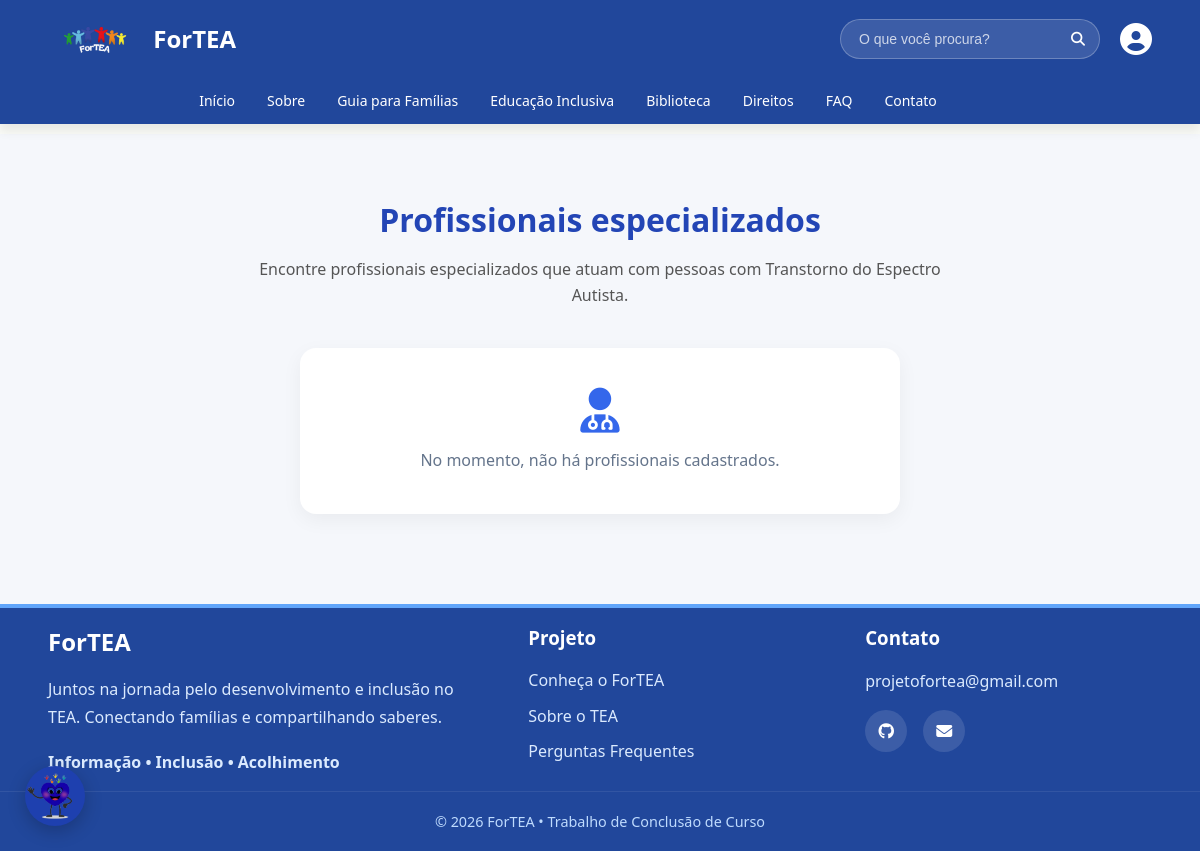
The app's page /biblioteca.php, older data.
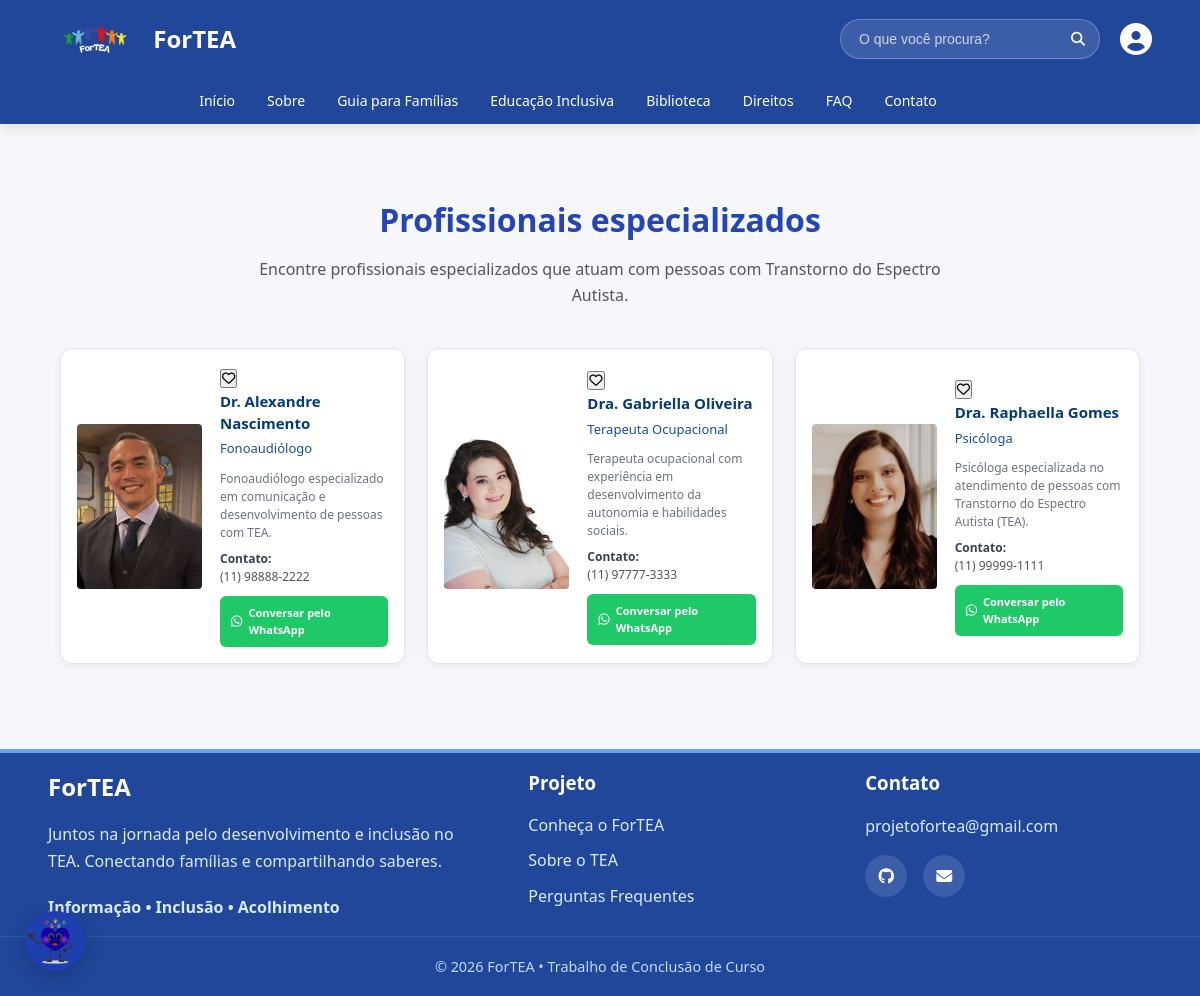
The same page, newer data.
### tables this page shows
CREATE TABLE `profissionais` (
  `id` int(11) NOT NULL,
  `nome` varchar(150) NOT NULL,
  `especialidade` varchar(150) DEFAULT NULL,
  `descricao` text DEFAULT NULL,
  `telefone` varchar(30) DEFAULT NULL,
  `whatsapp` varchar(30) DEFAULT NULL,
  `foto` varchar(255) DEFAULT NULL,
  `ativo` tinyint(1) DEFAULT 1
);

### biblioteca.php (the view, shortened to what the changed rows need)
<?php
require_once __DIR__ . '/conexao.php';
include __DIR__ . '/includes/header.php';
?>
<link rel="stylesheet" href="../css/estilo.css">
<?php
$profissionais = [];
$sqlProfissionais = "
    SELECT
        id,
        nome,
        especialidade,
        descricao,
        telefone,
        whatsapp,
        foto
    FROM profissionais
    WHERE ativo = 1
    ORDER BY nome ASC
";
$resultadoProfissionais = $conexao->query($sqlProfissionais);
while ($profissional = $resultadoProfissionais->fetch_assoc()) {
    $profissionais[] = $profissional;
}
?>
<main class="Profissionais-page">
    <section class="profissionais-section">
        <div class="profissionais-container">
            <div class="profissionais-titulo">
                <h2>Profissionais especializados</h2>
            </div>
            <?php if (!empty($profissionais)): ?>
                <div class="profissionais-grid">
                    <?php foreach ($profissionais as $profissional): ?>
                       <div
    class="profissional-card"
    id="profissional-<?= (int) $profissional['id'] ?>"
>
                            <div class="profissional-foto">
                                <?php if (!empty($profissional['foto'])): ?>
                                    <img
                                        src="<?= htmlspecialchars($profissional['foto']) ?>"
                                        alt="Foto de <?= htmlspecialchars($profissional['nome']) ?>"
                                    >
                                <?php else: ?>
                                    <div class="sem-foto">
                                        <i class="fa-solid fa-user-doctor"></i>
                                    </div>
                                <?php endif; ?>
                            </div>
                            <div class="profissional-info">
<form
    action="favoritar.php"
    method="POST"
    class="form-favorito"
>
    <button
        type="submit"
        class="btn-favorito"
        title="Favoritar profissional"
    >
        <i class="fa-regular fa-heart"></i>
    </button>
</form>
                                <h3>
                                    <?= htmlspecialchars($profissional['nome']) ?>
                                </h3>
                                <?php if (!empty($profissional['especialidade'])): ?>
                                    <span class="profissional-especialidade">
                                        <?= htmlspecialchars($profissional['especialidade']) ?>
                                    </span>
                                <?php endif; ?>
                                <?php if (!empty($profissional['descricao'])): ?>
                                    <p>
                                        <?= nl2br(htmlspecialchars($profissional['descricao'])) ?>
                                    </p>
                                <?php endif; ?>
                                <?php if (!empty($profissional['telefone'])): ?>
                                    <div class="profissional-contato">
                                        <strong>Contato:</strong>
                                        <span>
                                            <?= htmlspecialchars($profissional['telefone']) ?>
                                        </span>
                                    </div>
                                <?php endif; ?>
                                <?php if (!empty($profissional['whatsapp'])): ?>
                                    <?php
                                    $whatsapp = preg_replace(
                                        '/[^0-9]/',
                                        '',
                                        $profissional['whatsapp']
                                    );
                                    ?>
                                    <?php if (!empty($whatsapp)): ?>
                                        <a
                                            href="https://wa.me/<?= htmlspecialchars($whatsapp) ?>"
                                            target="_blank"
                                            rel="noopener noreferrer"
                                            class="btn-whatsapp"
                                        >
                                            <i class="fa-brands fa-whatsapp"></i>
                                            Conversar pelo WhatsApp
                                        </a>
                                    <?php endif; ?>
                                <?php endif; ?>
                            </div>
                        </div>
                    <?php endforeach; ?>
                </div>
            <?php else: ?>
                <div class="sem-profissionais">
                    <i class="fa-solid fa-user-doctor"></i>
                    <p>
                        No momento, não há profissionais cadastrados.
                    </p>
                </div>
            <?php endif; ?>
        </div>
    </section>
</main>
<?php include __DIR__ . '/includes/footer.php'; ?>

Row changes from the older to the newer data that the page shows:
added profissionais: foto (picture), nome "Dr. Alexandre Nascimento", especialidade "Fonoaudiólogo", descricao "Fonoaudiólogo especializado em comunicação e desenvolvimento de pessoas com TEA.", telefone "(11) 98888-2222"
added profissionais: foto (picture), nome "Dra. Gabriella Oliveira", especialidade "Terapeuta Ocupacional", descricao "Terapeuta ocupacional com experiência em desenvolvimento da autonomia e habilidades sociais.", telefone "(11) 97777-3333"
added profissionais: foto (picture), nome "Dra. Raphaella Gomes", especialidade "Psicóloga", descricao "Psicóloga especializada no atendimento de pessoas com Transtorno do Espectro Autista (TEA).", telefone "(11) 99999-1111"
Text that changed along with them:
text no longer shown: "No momento, não há profissionais cadastrados."
